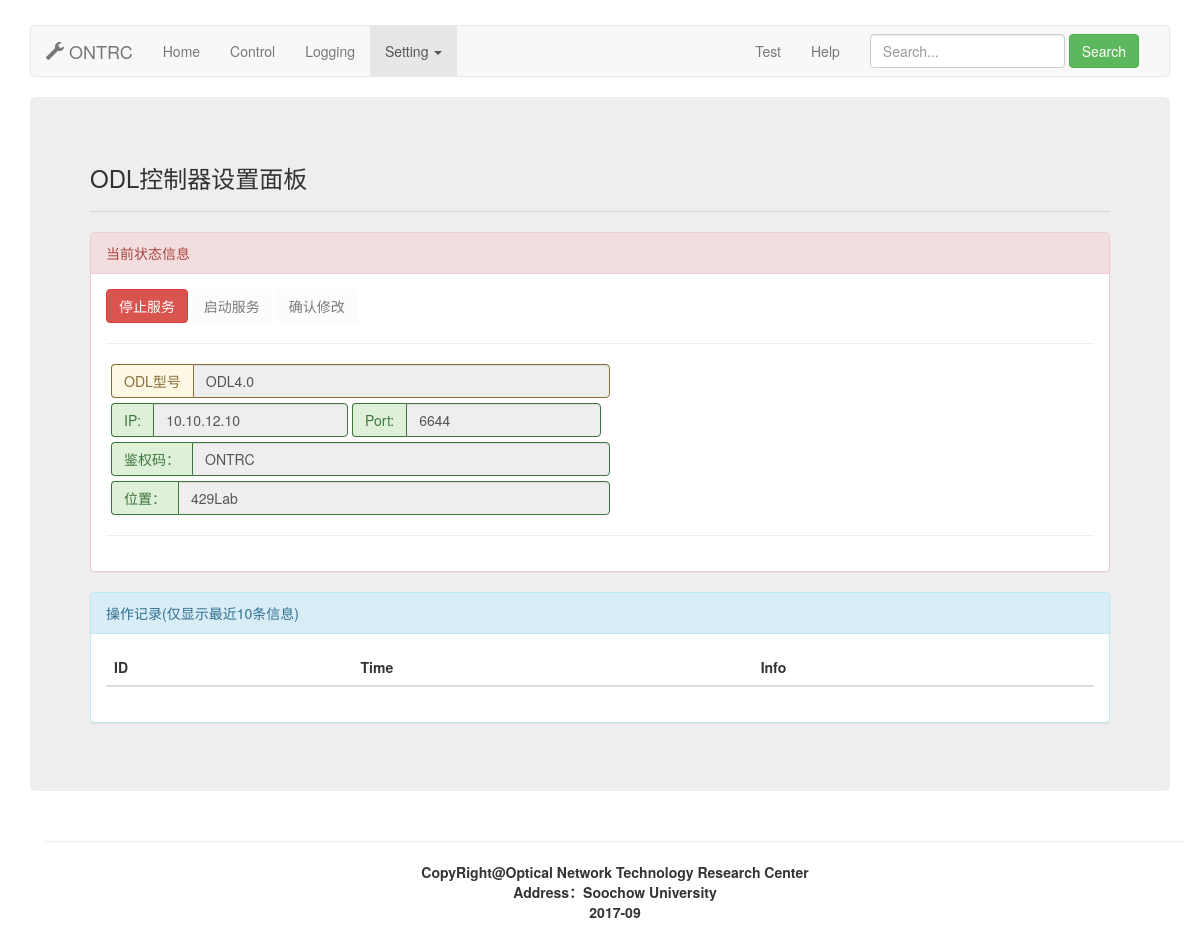
/odlsetting, run on the app's committed database.
### Show/models.py (models this page shows, shortened)
class odlinfo(models.Model):
    odltype = models.CharField(max_length=20)
    odlip = models.CharField(max_length=20)
    odlport = models.CharField(max_length=10)
    odlkey = models.CharField(max_length=20)
    odlright = models.CharField(max_length=10)
    odlstate = models.CharField(max_length=10)
    odllocation = models.CharField(max_length=20)

### Show/viewODLsetting.py (the view)
# urls.py: url(r'^odlsetting',viewODLsetting.odlsetting),
def odlsetting(req):
    odlinfo = models.odlinfo.objects.all()
    return render(req,"ODLsetting.html",{"odlinfo":odlinfo[0]})

### templates/ODLsetting.html (shortened to what this page needs)
{% extends "base.html" %}
{% block titleURL%} /index/ {% endblock %}
{% block title %}
    <span class="glyphicon glyphicon-wrench" aria-hidden="true"></span>
    ONTRC
{% endblock %}
{% block MainContents %}
    <h3>ODL控制器设置面板 </h3>
    <hr>
    <div class="panel panel-danger">
        <div class="panel-heading">当前状态信息</div>
        <div class="panel-body">
            <div class="row">
                <div class="col-md-1">
                    <button type="button" class="btn btn-danger"
                            id="stopserver">停止服务</button>
                </div>
                <div class="col-md-1">
                    <button type="button" class="btn"
                            id="startserver" disabled>启动服务</button>
                </div>
                <div class="col-md-1">
                    <button type="button" class="btn"
                            id="comformchange" disabled>确认修改</button>
                </div>
            </div>
            <hr>
            <div class="row" style="margin-left: 5px; margin-bottom: 5px">
                <div class="col-md-6 input-group has-warning">
                  <span class="input-group-addon">ODL型号</span>
                  <input type="text" class="form-control odlinput"
                         value="{{ odlinfo.odltype }}" id="odltype" disabled>
                </div>
            </div>
            <form class="form-inline" style="margin-left: 5px; margin-bottom: 5px">
                <div class="form-group">
                    <div class="input-group has-success">
                        <div class="input-group-addon">IP:</div>
                        <input type="text" class="form-control odlinput"
                               value="{{ odlinfo.odlip }}" id="odlip" disabled>
                    </div>
                </div>
                <div class="form-group">
                    <div class="input-group has-success">
                        <div class="input-group-addon">Port:</div>
                        <input type="text" class="form-control odlinput"
                               value="{{ odlinfo.odlport }}" id="odlport" disabled>
                    </div>
                </div>
            </form>
            <div class="row" style="margin-left: 5px; margin-bottom: 5px">
                <div class="col-md-6 input-group has-success">
                  <span class="input-group-addon">鉴权码：</span>
                  <input type="text" class="form-control odlinput"
                         value="{{ odlinfo.odlkey }}" id="odlkey" disabled>
                </div>
            </div>
            <div class="row" style="margin-left: 5px; margin-bottom: 5px">
                <div class="col-md-6 input-group has-success">
                  <span class="input-group-addon">位置：</span>
                  <input type="text" class="form-control odlinput"
                         value="{{ odlinfo.odllocation }}" id="odllocation" disabled>
                </div>
            </div>
            <hr>
        </div>
    </div>
    <div class="panel panel-info">
        <div class="panel-heading">操作记录(仅显示最近10条信息)</div>
        <div class="panel-body">
            <table class="table table-striped table-hover">
                <thead> <tr>
                    <th>ID</th> <th>Time</th> <th>Info</th>
                </tr> </thead>
            </table>
        </div>
    </div>
{% endblock %}

### data on the page
odlinfo: odltype "ODL4.0", odlip "10.10.12.10", odlport "6644", odlkey "ONTRC", odllocation "429Lab"
